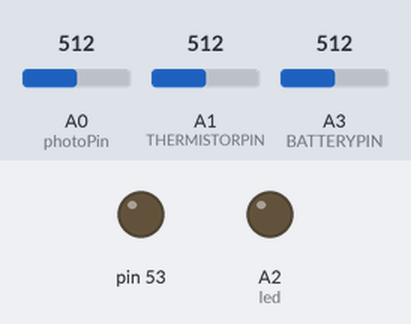
Recording of a sketch running on a simulated Arduino Mega 2560, built with avr-gcc and run on an emulated ATmega2560. On the bench: output pins drawn as LEDs (lit = HIGH). The inputs (shaded band) are chosen by the test bench; at power-on: A0 (photoPin) = 512, A1 (THERMISTORPIN) = 512, A3 (BATTERYPIN) = 512. The local clock reads 2024-03-15 10:24:30 at power-on unless the sketch sets it; storage starts empty.

Above: at 2.5 s.
At 5.12 s:
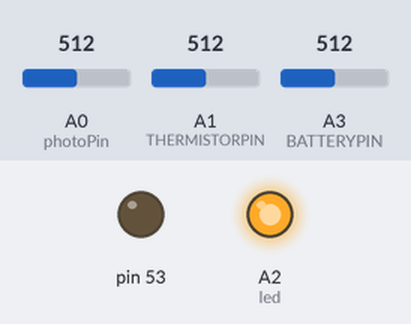
Timing chart, 0 to 6.7 s (numbered marks = the images above):
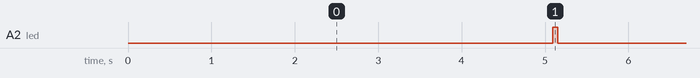

Measured:
- by itself, A2 (led): alternates HIGH for 0.06 s and LOW for 5.1 s

The sketch:

riffleito_thermister_photocell.ino
```cpp
#include <JeeLib.h>
#include <Wire.h>
#include <SPI.h>
#include <SD.h>
#include <RTClib.h>
#include <RTC_DS3231.h>

ISR(WDT_vect) { Sleepy::watchdogEvent(); }

int debug = 0;
int led = A2;
int photoPin = A0;
int photoReading;

RTC_DS3231 RTC;

// On the Ethernet Shield, CS is pin 4. Note that even if it's not
// used as the CS pin, the hardware CS pin (10 on most Arduino boards,
// 53 on the Mega) must be left as an output or the SD library
// functions will not work.
const int chipSelect = 7;
int SDpower = 5;
int sensorPower = 4;

char filename[] = "LOGGER00.csv";
File dataFile;
String fileHeader = "DATETIME,RTC_TEMP_C,TEMP_C,PHOTO,BATTERY_LEVEL";

#define LOG_INTERVAL  5000 // millsec between readings

#define BATTERYPIN A3

// which analog pin to connect
#define THERMISTORPIN A1
// resistance at 25 degrees C
#define THERMISTORNOMINAL 10000
// temp. for nominal resistance (almost always 25 C)
#define TEMPERATURENOMINAL 25
// how many samples to take and average, more takes longer
// but is more 'smooth'
#define NUMSAMPLES 5
// The beta coefficient of the thermistor (usually 3000-4000)
#define BCOEFFICIENT 3950
// the value of the 'other' resistor
#define SERIESRESISTOR 10000

int samples[NUMSAMPLES];

void setup(void) {
  if (debug==1){
    Serial.begin(9600);
  }

  pinMode(led, OUTPUT);


  pinMode(SDpower,OUTPUT);
  pinMode(sensorPower,OUTPUT);
  digitalWrite(SDpower,LOW);
  digitalWrite(sensorPower,LOW);

  //initialize the SD card
  if (debug==1){
    Serial.println();
    Serial.print("Initializing SD card...");
  }
  pinMode(SS, OUTPUT);

  // see if the card is present and can be initialized:
  if (!SD.begin(chipSelect)) {
    if (debug==1){
      Serial.println("Card failed, or not present");
    }
    // don't do anything more:
    while (1) ;
  }

  if (debug==1) {
    Serial.println("card initialized.");
  }

  for (uint8_t i = 0; i < 100; i++) {
    filename[6] = i/10 + '0';
    filename[7] = i%10 + '0';
    if (! SD.exists(filename)) {
      // only open a new file if it doesn't exist
      if (debug==1) {
        Serial.print("Writing to file: " );
        Serial.println(filename);
      }
      dataFile = SD.open(filename, FILE_WRITE);
      dataFile.println(fileHeader);
      dataFile.close();
      break;  // leave the loop!
    }
  }

  //shut down the SD and the sensor -- HIGH is off
  //digitalWrite(SDpower,HIGH);
  //digitalWrite(sensorPower,HIGH);

  pinMode(led, OUTPUT);

  // for i2c for RTC
  Wire.begin();
  RTC.begin();

  //analogReference(EXTERNAL);

  // check on the RTC
  if (! RTC.isrunning()) {
    if (debug==1){
      Serial.println("RTC is NOT running!");
    }
      // following line sets the RTC to the date & time this sketch was compiled
    RTC.adjust(DateTime(__DATE__, __TIME__));
  }

  DateTime now = RTC.now();
  DateTime compiled = DateTime(__DATE__, __TIME__);
  if (now.unixtime() < compiled.unixtime()) {
    Serial.println("RTC is older than compile time! Updating");
    RTC.adjust(DateTime(__DATE__, __TIME__));
  }
  Serial.println();
  Serial.println(fileHeader);

}

void loop(void) {
  digitalWrite(led, LOW);
  //delay(200);

  if (debug==0) {
    Sleepy::loseSomeTime(LOG_INTERVAL); //-- will interfere with serial, so don't use when debugging
  } else {
    delay (LOG_INTERVAL); // use when debugging -- loseSomeTime does goofy things w/ serial
  }

  // wake up the SD card and the sensor
  //digitalWrite(SDpower,LOW);
  //digitalWrite(sensorPower,LOW);

  // take thermister readings
  uint8_t i;
  float average;

  // take N samples in a row, with a slight delay
  for (i=0; i< NUMSAMPLES; i++) {
   samples[i] = analogRead(THERMISTORPIN);
   delay(10);
  }

  // average all the samples out
  average = 0;
  for (i=0; i< NUMSAMPLES; i++) {
     average += samples[i];
  }
  average /= NUMSAMPLES;

  //Serial.print("Average analog reading ");
  //Serial.println(average);

  // convert the value to resistance
  average = 1023 / average - 1;
  average = SERIESRESISTOR / average;
  //Serial.print("Thermistor resistance ");
  //Serial.println(average);

  float temp_C;
  float temp_F;
  temp_C = average / THERMISTORNOMINAL;     // (R/Ro)
  temp_C = log(temp_C);                     // ln(R/Ro)
  temp_C /= BCOEFFICIENT;                   // 1/B * ln(R/Ro)
  temp_C += 1.0 / (TEMPERATURENOMINAL + 273.15); // + (1/To)
  temp_C = 1.0 / temp_C;                    // Invert
  temp_C -= 273.15;                         // convert to C
  temp_F = temp_C*9.0/5.0 + 32.0;        // convert to F
   DateTime now = RTC.now();
  // long unixNow = now.unixtime();

  digitalWrite(led, HIGH);
  delay(50);
  // delay(1000);

  // read photo cell
  photoReading = analogRead(photoPin);

//  Serial.print("Analog reading = ");
//  Serial.println(photoReading);     // the raw analog reading

  // Get the battery level
  int batteryLevel = analogRead(BATTERYPIN);

  // Onboard temp from the RTC
  // RTC.forceTempConv(true);  //DS3231 does this every 64 seconds, we are simply testing the function here
  float rtcTemp = RTC.getTempAsFloat();

  // make a string for assembling the data to log:
  String dataString = "";

  // dataString += String(unixNow);
  dataString += now.year();
  dataString += "-";
  dataString += padInt(now.month(), 2);
  dataString += "-";
  dataString += padInt(now.day(), 2);
  dataString += " ";
  dataString += padInt(now.hour(), 2);
  dataString += ":";
  dataString += padInt(now.minute(), 2);
  dataString += ":";
  dataString += padInt(now.second(), 2);
  dataString += ",";
  dataString += int2string((int) (rtcTemp*100));
  dataString += ",";
  dataString += int2string((int) (temp_C*100));
  dataString += ",";
  dataString += photoReading;
  dataString += ",";
  dataString += batteryLevel;

  // Open up the file we're going to log to!
  // dataFile = SD.open(outFileName, FILE_WRITE);
  dataFile = SD.open(filename, FILE_WRITE);
  if (!dataFile) {
    if (debug==1){
      Serial.print("Error opening file:");
      Serial.println(filename);
    }

    // Wait forever since we cant write data
    while (1) ;
  }

  // Write the string to the card
  dataFile.println(dataString);
  dataFile.close();

  if (debug==1) {
    Serial.println(dataString);
  }

  // The following line will 'save' the file to the SD card after every
  // line of data - this will use more power and slow down how much data
  // you can read but it's safer!
  // If you want to speed up the system, remove the call to flush() and it
  // will save the file only every 512 bytes - every time a sector on the
  // SD card is filled with data.
  // dataFile.flush();
  // dataFile.close(); //<--- may be unnecessary


  // Shut down the SD and the sensor
  // digitalWrite(SDpower,HIGH);
  // digitalWrite(sensorPower,HIGH);

  //delay(1000);
}

String padInt(int x, int pad) {
  String strInt = String(x);

  String str = "";

  if (strInt.length() >= pad) {
    return strInt;
  }

  for (int i=0; i < (pad-strInt.length()); i++) {
    str += "0";
  }

  str += strInt;

  return str;
}

String int2string(int x) {
  // formats an integer as a string assuming x is in 1/100ths
  String str = String(x);
  int strLen = str.length();
  if (strLen <= 2) {
    str = "0." + str;
  } else if (strLen <= 3) {
    str = str.substring(0, 1) + "." + str.substring(1);
  } else if (strLen <= 4) {
    str = str.substring(0, 2) + "." + str.substring(2);
  } else {
    str = "-9999";
  }

  return str;
}
```
